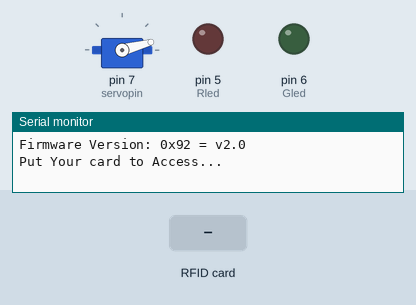
Simulated run of this sketch. Board: Arduino Uno, built with avr-gcc and run on an emulated ATmega328P. On the bench: servo, output pins drawn as LEDs (lit = HIGH), the last lines printed to the serial monitor. Inputs (shaded band) come from the test bench. Pins used as bus, display or sensor lines are not drawn.

Above: at 1.2 s.
1.3 s: RFID card 5E 7A 19 C4 held to the reader
At 2.2 s:
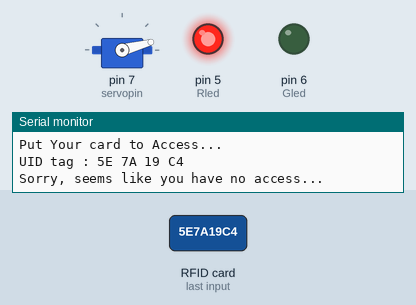
Timing chart, 0 to 4.8 s (numbered marks = the images above; inputs shaded):
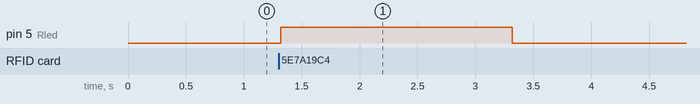

Measured:
- after the input at 1.3 s, pin 5 (Rled): LOW → HIGH at once, → LOW 2.0 s later

The sketch:

wrgl.ino
```cpp
// Including Libraries

#include<Servo.h>                                        //Include servo.h library for functions such as attach,write etc.
#include<SPI.h>                                          //Include Serial Peripheral Interface (SPI.h) library for communication with one or more peripheral devices.
#include<MFRC522.h>                                      //Include MFRC522.h library for the RFID-RC522 Module and functions to read data.

#define SS_PIN 10                                       // Defining SS(SDA) pin as 10.
#define RST_PIN 9                                       // Defining RST pin as 9.
#define Rled 5                                          // Defining the Red and Green Led pins.
#define Gled 6
#define servopin 7                                      // Defining Servo pin at 7.

int anglei=15;                                         // Initialising initial angle of servo to 15deg.
int anglef=90;                                         // Initialising final angle of servo to 90deg.
int A_delay = 5000;                                    // Declaring the Access delay to be 5 seconds
int D_delay = 2000;                                    // Declaring the Denied delay to be 2 seconds.
String card_status;                                    // Declaring two strings, card status and user name.
String user;

Servo myservo;                                        // Instance of servo as myservo
MFRC522 my_mfrc522(SS_PIN, RST_PIN);                  //Instance of MFRC522 as my_mfrc522 with SS pin, RST pin as arguments

void setup() {
  // put your setup code here, to run once:
Serial.begin(9600);                                   // Initiate a Serial communication
SPI.begin();                                          // Initiate SPI bus
my_mfrc522.PCD_Init();                                // Initiate MFRC522
pinMode(servopin, OUTPUT);                            // Declaring servopin,Red led and green leds as Outputs
pinMode(Rled,OUTPUT);
pinMode(Gled,OUTPUT);
myservo.attach(servopin);                                    // Telling servo is attached at 7
myservo.write(anglei);                                       // Writing servo to be at initial angle i.e. 15deg.
delay(10);                                                   // wait for 10 micro seconds.
my_mfrc522.PCD_DumpVersionToSerial();                       // Get the version of RFID module and print in serial monitor
Serial.println("Put Your card to Access...");
Serial.println();
}

void loop() {
  // put your main code here, to run repeatedly:
  if(!my_mfrc522.PICC_IsNewCardPresent()){                        //Look for new cards and if not found return back
    return;
  }
 if(!my_mfrc522.PICC_ReadCardSerial()){                          //Read the Card serial number if present and if unable to read return back
  return;
 }
Serial.print("UID tag :");                                       // Show UID on serial monitor
String ID;                                                       // Initialise a String with name ID
byte letters;                                                    // Initialise a byte with name letters
for(byte i=0;i<my_mfrc522.uid.size;i++){                         // Reading the data from the scanning proccess and from the RFID.
  Serial.print(my_mfrc522.uid.uidByte[i]<0x10 ? "0" : " ");
  Serial.print(my_mfrc522.uid.uidByte[i],HEX);
  ID.concat(String(my_mfrc522.uid.uidByte[i]<0x10 ? "0" : " "));
  ID.concat(String(my_mfrc522.uid.uidByte[i],HEX));
}
Serial.println();
ID.toUpperCase();                                                // Convert the string into all upper case
if (ID.substring(1) == "XX XX XX XX" ){   //To be replaced with the tag ID // Check if the UID of the card is in the list of cards having access
 card_status="Access granted";                                   // If yes then grant access to the specific user
 user = "Ruthvik";
}
else if (ID.substring(1) == "YY YY YY YY"){  // substring = if the string contains this specific string
card_status="Access granted";
user = "Sugreev";
}
else                                                            // If the UID of the card is not in the list of cards with access then access is denied
{
  card_status="Access denied";
}

  if(card_status == "Access granted" ){
    Serial.print("Hello ");                                     // Print Hello "user" and ON the Green Led
    Serial.println(user);
    digitalWrite(Gled,HIGH);
    myservo.write(anglef);                                     // write the servo to move to final angle i.e. 90deg.
    delay(A_delay);                                            // wait for access delay i.e. 5 seconds.
    digitalWrite(Gled,LOW);                                   // OFF the Led and write the servo back to initial angle.
    delay(1000);
    myservo.write(anglei);
    Serial.println();
  }
  else if(card_status == "Access denied"){
    Serial.println("Sorry, seems like you have no access...");
    myservo.write(anglei);                                  // Keep the servo at the initial angle and ON the red led
    digitalWrite(Rled,HIGH);
    delay(D_delay);                                        // wait for denied delay i.e. 2 seconds and OFF the red led
    digitalWrite(Rled,LOW);
  }
delay(2000);
}
```
